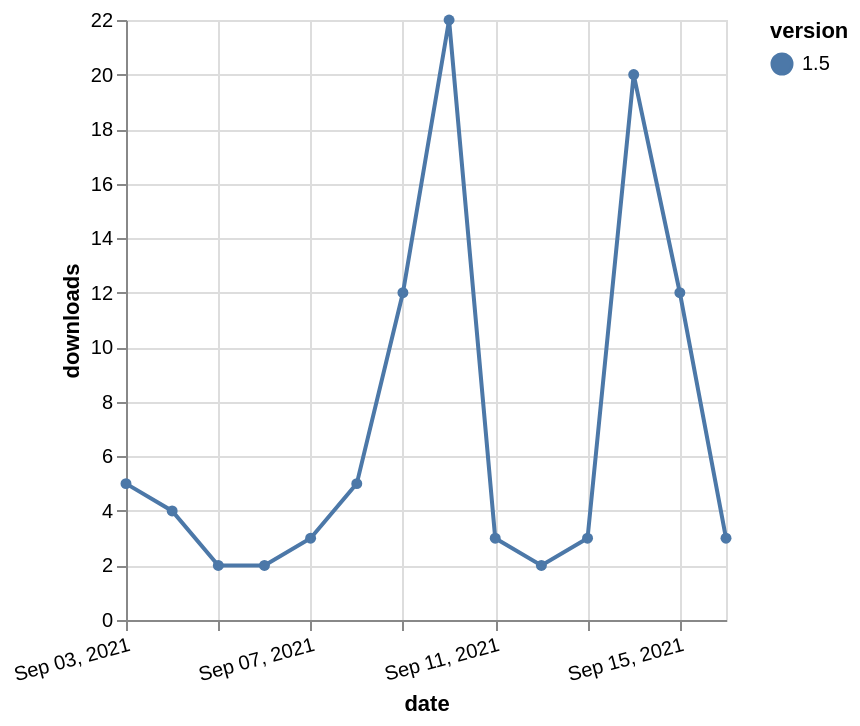

Vega-Lite specification stored for this chart:
### Vega-Lite specification from a JSON file in a GitHub repository (floating-point values rounded to 4 significant figures)
{"$schema": "https://vega.github.io/schema/vega-lite/v5.json", "description": "A simple bar chart with embedded data.", "data": {"values": [{"date": "2021-09-03", "total": 8414, "delta": 5, "version": "1.5"}, {"date": "2021-09-04", "total": 8418, "delta": 4, "version": "1.5"}, {"date": "2021-09-05", "total": 8420, "delta": 2, "version": "1.5"}, {"date": "2021-09-06", "total": 8422, "delta": 2, "version": "1.5"}, {"date": "2021-09-07", "total": 8425, "delta": 3, "version": "1.5"}, {"date": "2021-09-08", "total": 8430, "delta": 5, "version": "1.5"}, {"date": "2021-09-09", "total": 8442, "delta": 12, "version": "1.5"}, {"date": "2021-09-10", "total": 8464, "delta": 22, "version": "1.5"}, {"date": "2021-09-11", "total": 8467, "delta": 3, "version": "1.5"}, {"date": "2021-09-12", "total": 8469, "delta": 2, "version": "1.5"}, {"date": "2021-09-13", "total": 8472, "delta": 3, "version": "1.5"}, {"date": "2021-09-14", "total": 8492, "delta": 20, "version": "1.5"}, {"date": "2021-09-15", "total": 8504, "delta": 12, "version": "1.5"}, {"date": "2021-09-16", "total": 8507, "delta": 3, "version": "1.5"}]}, "width": "container", "mark": {"type": "line", "point": {"filled": true}}, "encoding": {"x": {"field": "date", "type": "temporal", "timeUnit": "yearmonthdate", "title": "date", "axis": {"labelAngle": -15}}, "y": {"field": "delta", "type": "quantitative", "title": "downloads"}, "color": {"field": "version", "type": "nominal"}, "tooltip": {"field": "delta"}}}
